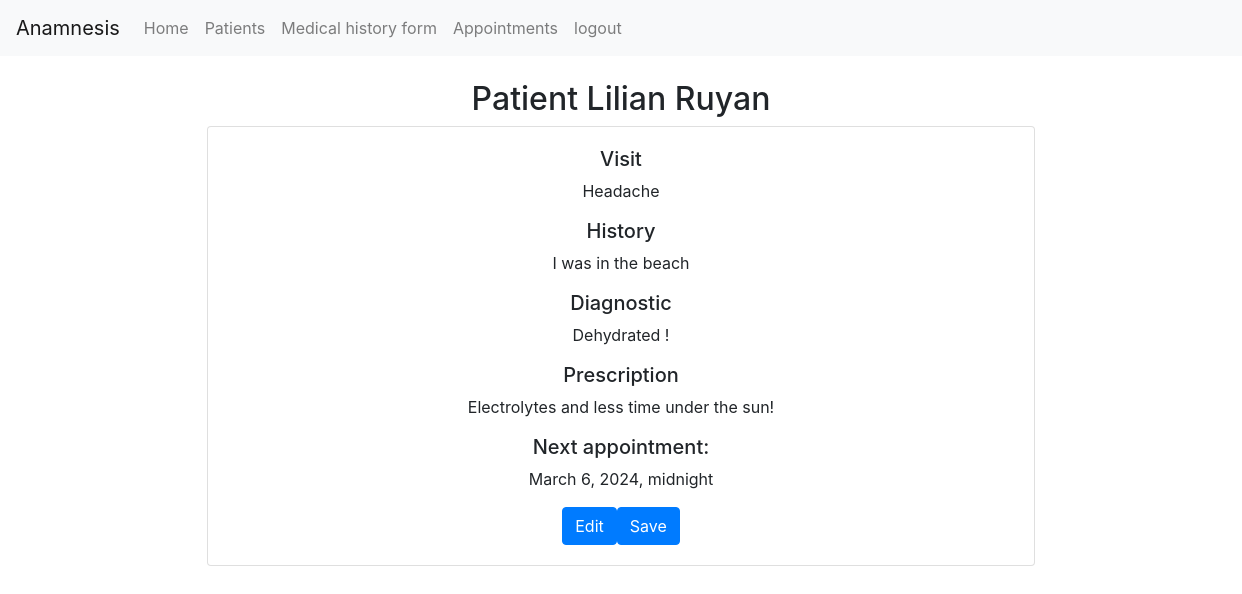
/fileview/2 (signed in), run on an earlier commit of the app's database.
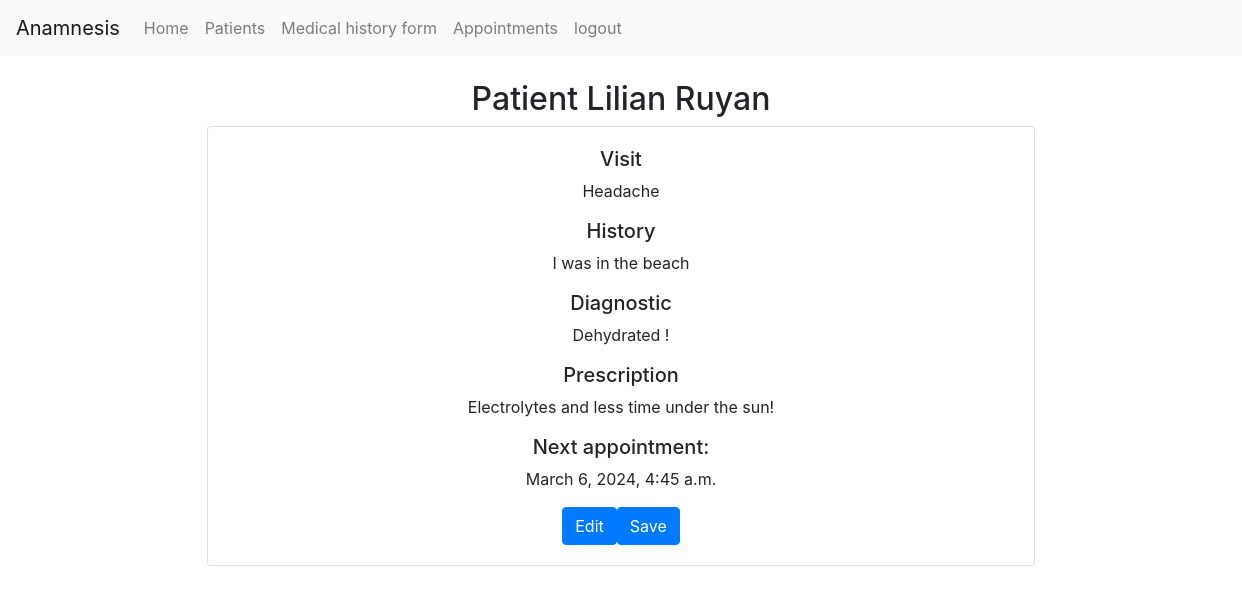
And on a later commit of the database.
### anamnesis/models.py (models this page shows)
class Patienthistory(models.Model):
    patient = models.ForeignKey(Patient, on_delete=models.CASCADE, blank=True, null=True, related_name="patient_history")
    date = models.DateTimeField() #date the file was created
    diagnostic =models.CharField(max_length=500, blank=True, null=True)
    history =models.CharField(max_length=500, blank=True, null=True) # Explanation of the symptoms
    prescription = models.CharField(max_length=500, blank=True, null=True)
    visit = models.CharField(max_length=30, blank=True, null=True) # Reason the patient is visiting
    nextappointment = models.DateTimeField(null=True)

class Patient(models.Model):
    doctor = models.ForeignKey(User, on_delete=models.CASCADE, blank=True, null=True, related_name="patients")
    name = models.CharField(max_length=25, blank=True)
    lastname = models.CharField(max_length=25, blank=True)
    address = models.CharField(max_length=50, blank=True, null=True)
    city = models.CharField(max_length=30, blank=True, null=True)
    state = models.CharField(max_length=20, blank=True, null=True)
    phonenumber = models.CharField(max_length=15, blank=True, null=True)
    date = models.DateTimeField(null=True)
    def __str__(self):
        return f"Patient {self.name} {self.lastname}"

### anamnesis/views.py (the view)
# urls.py: path("fileview/<int:file_id>", views.fileview, name="fileview"),
def fileview(request, file_id):
    fileofpatient = Patienthistory.objects.get(pk=file_id)
    return render(request, "anamnesis/fileview.html", {
        "fileofpatient": fileofpatient,
    })

### anamnesis/templates/anamnesis/fileview.html (shortened to what this page needs)
{% extends "anamnesis/layout.html" %}
{% load static %}
{% block body %}
{% if user.is_authenticated %}
    <h2 class="mt-4" style="text-align: center;">{{fileofpatient.patient}}</h2>
        <div class="card container col-sm-8" style="text-align: center;">
            <div class="card-body">
                <h5 class="card-title mb-2">Visit</h5>
                <p class="card-text">{{fileofpatient.visit}}</p>
                <h5 class="card-subtitletitle mb-2">History</h5>
                <p class="card-text">{{fileofpatient.history}}</p>
                <h5 class="card-title mb-2">Diagnostic</h5>
                <p id="diagnostic_{{fileofpatient.id}}" class="card-text">{{fileofpatient.diagnostic}}</p>
                <h5 class="card-title mb-2">Prescription</h5>
                <p id="prescription_{{fileofpatient.id}}" class="card-text">{{fileofpatient.prescription}}</p>
                <h5 class="card-title mb-2">Next appointment:</h5>
                <p id="nextappointment_{{fileofpatient.id}}" class="card-text">{{fileofpatient.nextappointment}}</p>
                <button type="button" class="btn btn-primary" onclick="edit({{fileofpatient.id}})">Edit</button><button type="button" class="btn btn-primary" onclick="save({{fileofpatient.id}})">Save</button>
            </div>
        </div>
{% else %}
<h1>403  You do not have access. Log in</h1>
{% endif %}
{% endblock %}

### anamnesis/templates/anamnesis/layout.html (shortened to what this page needs)
{% load static %}
<!DOCTYPE html>
<html lang="en">
    <head>
        <link rel="stylesheet" href="https://stackpath.bootstrapcdn.com/bootstrap/4.4.1/css/bootstrap.min.css">
        <link href="{% static 'anamnesis/styles.css' %}" rel="stylesheet">
    </head>
    <body>
        {% if user.is_authenticated %}
            <nav class="navbar navbar-expand-lg navbar-light bg-light">
                <a class="navbar-brand" href="#">Anamnesis</a>
                <div class="collapse navbar-collapse" id="navbarSupportedContent">
                    <ul class="navbar-nav mr-auto">
                        <li class="nav-item">
                            <a class="nav-link" href="{% url 'index' %}">Home</a>
                        </li>
                        <li class="nav-item">
                            <a class="nav-link" href="{% url 'patient' %}">Patients</a>
                        </li>
                        <li class="nav-item">
                            <a class="nav-link" href="#">Medical history form</a>
                        </li>
                        <li class="nav-item">
                            <a class="nav-link" href="#">Appointments</a>
                        </li>
                        <li class="nav-item">
                            <a class="nav-link" href="{% url 'logout' %}">logout</a>
                        </li>
                    </ul>
                </div>
            </nav>
        {% endif %}
        {% block body %}
        {% endblock %}
</html>

### anamnesis/static/anamnesis/styles.css (style rules this page uses)
nav { width: 100%; box-sizing: content-box; overflow: scroll; }
body { position: relative; }

What changed in the data, as far as the page shows it:
changed Patienthistory "Headache": nextappointment "March 6, 2024, midnight" → "March 6, 2024, 4:45 a.m."
